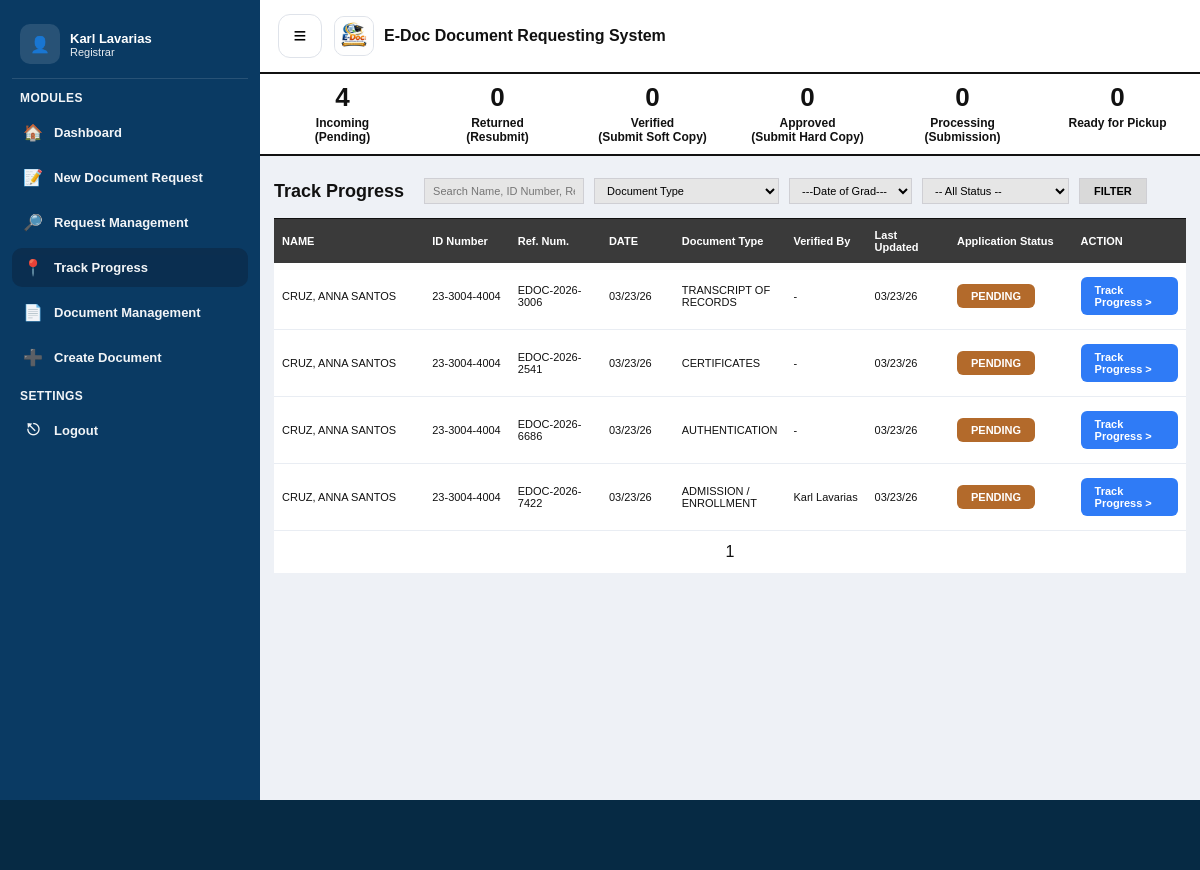
Screenshot of /registrar/track_progress.php (signed in) with the database file from the repository.
### tables this page shows
CREATE TABLE `users` (
  `id` int(11) NOT NULL,
  `first_name` varchar(50) NOT NULL,
  `middle_name` varchar(50) DEFAULT NULL,
  `last_name` varchar(50) NOT NULL,
  `suffix` varchar(20) DEFAULT NULL,
  `student_id` varchar(50) DEFAULT NULL,
  `full_name` varchar(100) NOT NULL,
  `email` varchar(100) NOT NULL,
  `password` varchar(255) NOT NULL,
  `role` enum('USER','REGISTRAR','MIS') DEFAULT 'USER',
  `created_at` timestamp NOT NULL DEFAULT current_timestamp(),
  `gender` varchar(10) DEFAULT NULL,
  `address` varchar(255) DEFAULT NULL,
  `contact_number` varchar(30) DEFAULT NULL,
  `course` varchar(80) DEFAULT NULL,
  `major` varchar(80) DEFAULT NULL,
  `year_graduated` varchar(10) DEFAULT NULL,
  `verification_status` enum('PENDING','VERIFIED','REJECTED') DEFAULT 'PENDING',
  `id_front_path` varchar(255) DEFAULT NULL,
  `id_back_path` varchar(255) DEFAULT NULL,
  `face_path` varchar(255) DEFAULT NULL
);

CREATE TABLE `requests` (
  `id` int(11) NOT NULL,
  `user_id` int(11) NOT NULL,
  `reference_no` varchar(20) NOT NULL,
  `document_type` varchar(80) NOT NULL,
  `title_type` varchar(50) NOT NULL,
  `purpose` varchar(255) NOT NULL,
  `copies` int(11) NOT NULL DEFAULT 1,
  `status` enum('PENDING','APPROVED','PROCESSING','READY FOR PICKUP','COMPLETED','RETURNED','CANCELLED','RELEASED','VERIFIED') NOT NULL DEFAULT 'PENDING',
  `created_at` timestamp NOT NULL DEFAULT current_timestamp(),
  `updated_at` timestamp NOT NULL DEFAULT current_timestamp() ON UPDATE current_timestamp()
);

### includes/helpers.php (called while the page is built, shortened)
<?php
function h(?string $s): string {
    return htmlspecialchars((string)($s ?? ""), ENT_QUOTES, "UTF-8");
}

### registrar/track_progress.php (the view, shortened to what this page needs)
<?php
require_once __DIR__ . "/../includes/helpers.php";
$registrarId = (int)$_SESSION["user_id"];
$registrarName = "Registrar";
$me = $conn->prepare("SELECT first_name, last_name FROM users WHERE id=? LIMIT 1");
$me->bind_param("i", $registrarId);
$me->execute();
$mr = $me->get_result()->fetch_assoc();
if ($mr) $registrarName = trim(($mr["first_name"] ?? "") . " " . ($mr["last_name"] ?? ""));
function countRequestsByStatus($conn, $status){
  $sql="SELECT COUNT(*) c FROM requests WHERE UPPER(status)=?";
  $st=strtoupper($status);
  $q=$conn->prepare($sql);
  $q->bind_param("s",$st);
  $q->execute();
  return (int)($q->get_result()->fetch_assoc()["c"] ?? 0);
}
$cnt_pending    = countRequestsByStatus($conn,"PENDING");
$cnt_returned   = countRequestsByStatus($conn,"RETURNED");
$cnt_verified   = countRequestsByStatus($conn,"VERIFIED");
$cnt_approved   = countRequestsByStatus($conn,"APPROVED");
$cnt_processing = countRequestsByStatus($conn,"PROCESSING");
$cnt_ready      = countRequestsByStatus($conn,"READY FOR PICKUP");
function badgeClass($s){
  $s = strtoupper(trim((string)$s));
  return match($s){
    "RETURNED" => "returned",
    "VERIFIED" => "verified",
    "APPROVED" => "approved",
    "PROCESSING" => "processing",
    "READY FOR PICKUP" => "ready",
    "COMPLETED" => "completed",
    default => "pending"
  };
}
$q        = trim($_GET["q"] ?? "");
$page = max(1, (int)($_GET["page"] ?? 1));
$perPage = 10;
$offset = ($page - 1) * $perPage;
$detailId = (int)($_GET["id"] ?? 0);
$rows = [];
if ($detailId <= 0) {
  $where = " WHERE 1=1 ";
  $sql = "
    SELECT
      r.id, r.reference_no, r.document_type, r.status, r.created_at, r.updated_at,
      u.first_name, u.middle_name, u.last_name, u.student_id, u.year_graduated
    FROM requests r
    JOIN users u ON u.id = r.user_id
    $where
    ORDER BY r.updated_at DESC, r.id DESC
    LIMIT $perPage OFFSET $offset
  ";
  $stmt = $conn->prepare($sql);
  $stmt->execute();
  $rows = $stmt->get_result()->fetch_all(MYSQLI_ASSOC);
}
$detail = null;
$reqFiles = [];
$logs = [];
$reqs = [];
$filesByKey = [];
?>
<!DOCTYPE html>
<html lang="en">
<head>
  <link rel="stylesheet" href="../assets/css/registrar_request_management.css">
  <link rel="stylesheet" href="../assets/css/registrar_track_progress.css">
</head>
<body>
<div class="layout">
  <aside class="sidebar" id="sidebar">
    <div class="sb-user">
      <div class="avatar">👤</div>
      <div class="meta">
        <div class="name"><?= h($registrarName) ?></div>
        <div class="role">Registrar</div>
      </div>
    </div>
    <div class="sb-section-title">MODULES</div>
    <nav class="sb-nav">
      <a class="sb-item" href="dashboard.php"><span class="sb-icon">🏠</span>Dashboard</a>
      <a class="sb-item" href="new_document_request.php"><span class="sb-icon">📝</span>New Document Request</a>
      <a class="sb-item" href="request_management.php"><span class="sb-icon">🔎</span>Request Management</a>
      <a class="sb-item active" href="track_progress.php"><span class="sb-icon">📍</span>Track Progress</a>
      <a class="sb-item" href="document_management.php"><span class="sb-icon">📄</span>Document Management</a>
      <a class="sb-item" href="create_document.php"><span class="sb-icon">➕</span>Create Document</a>
    </nav>
    <div class="sb-section-title">SETTINGS</div>
    <nav class="sb-nav">
      <a class="sb-item" href="../auth/logout.php"><span class="sb-icon">⎋</span>Logout</a>
    </nav>
  </aside>
  <div class="main">
    <header class="topbar">
      <button class="hamburger" type="button" onclick="toggleSidebar()">≡</button>
      <div class="brand">
        <div class="logo"><img src="../assets/img/edoc-logo.jpeg" alt="E-Doc"></div>
        <div>E-Doc Document Requesting System</div>
      </div>
    </header>
    <div class="statsbar">
      <div class="stats">
        <div class="stat">
          <div class="num"><?= $cnt_pending ?></div>
          <div class="label">Incoming</div>
          <div class="sub">(Pending)</div>
        </div>
        <div class="stat">
          <div class="num"><?= $cnt_returned ?></div>
          <div class="label">Returned</div>
          <div class="sub">(Resubmit)</div>
        </div>
        <div class="stat">
          <div class="num"><?= $cnt_verified ?></div>
          <div class="label">Verified</div>
          <div class="sub">(Submit Soft Copy)</div>
        </div>
        <div class="stat">
          <div class="num"><?= $cnt_approved ?></div>
          <div class="label">Approved</div>
          <div class="sub">(Submit Hard Copy)</div>
        </div>
        <div class="stat">
          <div class="num"><?= $cnt_processing ?></div>
          <div class="label">Processing</div>
          <div class="sub">(Submission)</div>
        </div>
        <div class="stat">
          <div class="num"><?= $cnt_ready ?></div>
          <div class="label">Ready for Pickup</div>
        </div>
      </div>
    </div>
    <main class="container">
      <?php if ($detailId > 0): ?>
        <?php if (!$detail): ?>
          <div class="tp-notfound">
            Request not found.
            <a class="tp-back-btn" href="track_progress.php">← Back</a>
          </div>
        <?php else: ?>
          <?php
            $fullName = trim(($detail["first_name"] ?? "")." ".($detail["middle_name"] ?? "")." ".($detail["last_name"] ?? "")." ".($detail["suffix"] ?? ""));
            $accountStatus = strtoupper($detail["verification_status"] ?? "PENDING");
            $reqStatus = strtoupper($detail["status"] ?? "PENDING");
            $scannedFiles = [];
            foreach ($reqFiles as $rf) {
              $rk = strtolower((string)($rf["requirement_key"] ?? ""));
              $rn = strtolower((string)($rf["requirement_name"] ?? ""));
              if (str_starts_with($rk, "scanned") || str_contains($rn, "scanned")) {
                if (!empty($rf["file_path"])) $scannedFiles[] = $rf;
              }
            }
          ?>
          <div class="tp-detail-header">
            <div class="title">Track Progress</div>
            <a class="tp-back-btn" href="track_progress.php">← Back to list</a>
          </div>
          <div class="tp-detail">
            <div class="tp-detail-left">
              <div class="tp-section">
                <div class="tp-h1">Track Progress</div>
                <div class="tp-sub">Track and view the status of the document request</div>
              </div>
              <div class="tp-section">
                <div class="tp-h2">Requestor Information</div>
                <div class="tp-row"><b>Name:</b> <?= h($fullName) ?></div>
                <div class="tp-row"><b>Suffix:</b> <?= h($detail["suffix"] ?: "N/A") ?> &nbsp;&nbsp; <b>Gender:</b> <?= h($detail["gender"] ?: "N/A") ?></div>
                <div class="tp-row"><b>ID Number:</b> <?= h($detail["student_id"] ?: "N/A") ?></div>
                <div class="tp-row"><b>Email:</b> <?= h($detail["email"] ?: "N/A") ?></div>
                <div class="tp-row"><b>Contact Number:</b> <?= h($detail["contact_number"] ?: "N/A") ?></div>
                <div class="tp-row"><b>Course/Program:</b> <?= h($detail["course"] ?: "N/A") ?></div>
                <div class="tp-row"><b>Major:</b> <?= h($detail["major"] ?: "N/A") ?></div>
                <div class="tp-row"><b>Year Graduated:</b> <?= h($detail["year_graduated"] ?: "N/A") ?></div>
                <div class="tp-row">
                  <b>Account Status:</b>
                  <span class="pill <?= $accountStatus==="VERIFIED" ? "pill-green" : "pill-gray" ?>">
                    <?= h($accountStatus==="VERIFIED" ? "✓ VERIFIED" : $accountStatus) ?>
                  </span>
                </div>
              </div>
              <div class="tp-section">
                <div class="tp-h2">Document Request Status</div>
                <div class="tp-row"><b>Reference Number:</b> <?= h($detail["reference_no"]) ?></div>
                <div class="tp-row"><b>Document:</b> <?= h(strtoupper($detail["document_type"] ?? "")) ?></div>
                <div class="tp-row"><b>Number of Copies:</b> <?= (int)($detail["copies"] ?? 1) ?></div>
                <div class="tp-row"><b>Requested on:</b> <?= h(date("F j, Y", strtotime($detail["created_at"] ?? "now"))) ?></div>
                <div class="tp-row"><b>Last Updated:</b> <?= h(date("F j, Y", strtotime($detail["updated_at"] ?? ($detail["created_at"] ?? "now")))) ?></div>
                <div class="tp-row"><b>Title Type:</b> <?= h($detail["title_type"] ?: "N/A") ?></div>
              </div>
              <div class="tp-section">
                <div class="tp-h2">Requirements</div>
                <?php foreach ($reqs as $r): ?>
                  <?php
                    $rk = (string)$r["requirement_key"];
                    $row = $filesByKey[$rk] ?? null;
                    $isVerified = ($row && !empty($row["verified_at"]));
                  ?>
                  <div class="tp-req-row">
                    <div class="tp-req-name"><?= h(strtoupper($r["req_name"])) ?></div>
                    <span class="tp-req-pill <?= $isVerified ? "ok" : "pending" ?>">
                      <?= $isVerified ? "✓ VERIFIED" : "PENDING" ?>
                    </span>
                    <a class="tp-view" href="verify_request.php?id=<?= (int)$detailId ?>&rk=<?= urlencode($rk) ?>">view &gt;&gt;&gt;</a>
                  </div>
                <?php endforeach; ?>
                <?php if (count($scannedFiles) > 0): ?>
                  <div class="tp-h2 tp-mt">Scanned Document</div>
                  <?php foreach ($scannedFiles as $sf): ?>
                    <div class="tp-scan">
                      <a target="_blank" href="../<?= h($sf["file_path"]) ?>">
                        <?= h($sf["requirement_name"] ?: basename($sf["file_path"])) ?>
                      </a>
                    </div>
                  <?php endforeach; ?>
                <?php endif; ?>
                <div class="tp-h2 tp-mt">SELECT Application Status:</div>
                <span class="badge <?= badgeClass($reqStatus) ?> tp-big-badge"><?= h($reqStatus) ?></span>
              </div>
            </div>
            <div class="tp-detail-right">
              <div class="tp-section">
                <div class="tp-h1">Tracking History</div>
                <?php if (count($logs) === 0): ?>
                  <div class="tp-log-empty">No history yet.</div>
                <?php else: ?>
                  <div class="tp-logs">
                    <?php foreach ($logs as $l): ?>
                      <div class="tp-log-item">
                        <div class="tp-log-msg"><?= h(strtoupper($l["message"] ?? "")) ?></div>
                        <div class="tp-log-time"><?= h(date("m/d/y, g:i A", strtotime($l["created_at"] ?? "now"))) ?></div>
                      </div>
                    <?php endforeach; ?>
                  </div>
                <?php endif; ?>
                </div>
              </div>
            </div>
          </div>
        <?php endif; ?>
      <?php else: ?>
        <form class="filters tp-filters" method="GET" action="track_progress.php">
          <div class="title">Track Progress</div>
          <input type="text" name="q" value="<?= h($q) ?>" placeholder="Search Name, ID Number, Reference Number">
          <select name="doc_type">
            <option value="">Document Type</option>
          </select>
          <select name="grad_year">
            <option value="">---Date of Grad---</option>
          </select>
          <select name="status">
            <option value="">-- All Status --</option>
          </select>
          <button type="submit">FILTER</button>
        </form>
        <div class="table-wrap">
          <table>
            <thead>
              <tr>
                <th style="width:260px;">NAME</th>
                <th style="width:120px;">ID Number</th>
                <th style="width:140px;">Ref. Num.</th>
                <th style="width:90px;">DATE</th>
                <th>Document Type</th>
                <th style="width:110px;">Verified By</th>
                <th style="width:110px;">Last Updated</th>
                <th style="width:160px;">Application Status</th>
                <th style="width:140px;">ACTION</th>
              </tr>
            </thead>
            <tbody>
              <?php if (count($rows)===0): ?>
                <tr><td colspan="9">No requests found.</td></tr>
              <?php else: ?>
                <?php foreach($rows as $r): ?>
                  <?php
                    $name = strtoupper(trim(($r["last_name"]??"").", ".($r["first_name"]??"")." ".($r["middle_name"]??"")));
                    $date = $r["created_at"] ? date("m/d/y", strtotime($r["created_at"])) : "-";
                    $lastUpd = $r["updated_at"] ? date("m/d/y", strtotime($r["updated_at"])) : "-";
                    $vb="-";
                    $info = $conn->prepare("
                      SELECT verified_by
                      FROM request_files
                      WHERE request_id = ?
                        AND verified_at IS NOT NULL
                      ORDER BY verified_at DESC
                      LIMIT 1
                    ");
                    $info->bind_param("i", $r["id"]);
                    $info->execute();
                    $iv = $info->get_result()->fetch_assoc();
                    if ($iv && !empty($iv["verified_by"])) {
                      $regQ = $conn->prepare("SELECT first_name, last_name FROM users WHERE id = ? LIMIT 1");
                      $regQ->bind_param("i", $iv["verified_by"]);
                      $regQ->execute();
                      $regRow = $regQ->get_result()->fetch_assoc();
                      $vb = $regRow ? trim($regRow["first_name"] . " " . $regRow["last_name"]) : "Registrar #" . $iv["verified_by"];
                    }
                    $st = strtoupper($r["status"] ?? "PENDING");
                  ?>
                  <tr>
                    <td><?= h($name) ?></td>
                    <td><?= h($r["student_id"] ?? "-") ?></td>
                    <td><?= h($r["reference_no"]) ?></td>
                    <td><?= h($date) ?></td>
                    <td><?= h(strtoupper($r["document_type"])) ?></td>
                    <td><?= h($vb) ?></td>
                    <td><?= h($lastUpd) ?></td>
                    <td><span class="badge <?= badgeClass($st) ?>"><?= h($st) ?></span></td>
                    <td>
                      <a class="btn-verify" href="track_progress.php?id=<?= (int)$r["id"] ?>">Track Progress &gt;</a>
                    </td>
                  </tr>
                <?php endforeach; ?>
              <?php endif; ?>
            </tbody>
          </table>
          <div class="pagination">
    <div class="page-number"><?= $page ?></div>
</div>
      <?php endif; ?>
    </main>
  </div>
</div>
<div class="footer-bar"></div>
</body>
</html>

### rows the page displays
users: registrarName "Karl Lavarias"
requests: user.middle_name "CRUZ, ANNA SANTOS", user.student_id "23-3004-4004", reference_no "EDOC-2026-3006", created_at "03/23/26", document_type "TRANSCRIPT OF RECORDS", vb "-", updated_at "03/23/26", status "PENDING"
requests: user.middle_name "CRUZ, ANNA SANTOS", user.student_id "23-3004-4004", reference_no "EDOC-2026-2541", created_at "03/23/26", document_type "CERTIFICATES", vb "-", updated_at "03/23/26", status "PENDING"
requests: user.middle_name "CRUZ, ANNA SANTOS", user.student_id "23-3004-4004", reference_no "EDOC-2026-6686", created_at "03/23/26", document_type "AUTHENTICATION", vb "-", updated_at "03/23/26", status "PENDING"
requests: user.middle_name "CRUZ, ANNA SANTOS", user.student_id "23-3004-4004", reference_no "EDOC-2026-7422", created_at "03/23/26", document_type "ADMISSION / ENROLLMENT", users.first_name+last_name "Karl Lavarias", updated_at "03/23/26", status "PENDING"

### other values shown
$cnt_pending "4"
$cnt_returned "0"
$cnt_verified "0"
$cnt_approved "0"
$cnt_processing "0"
$cnt_ready "0"
$page "1"
